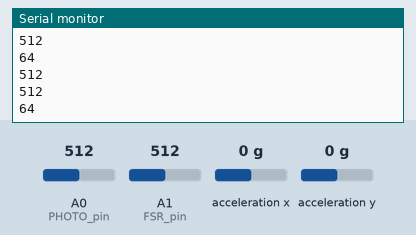
Recording of a sketch running on a simulated Arduino Uno, built with avr-gcc and run on an emulated ATmega328P. On the bench: the last lines printed to the serial monitor. The test bench sets the inputs (shaded band); at power-on: acceleration x 0 g, A0 (PHOTO_pin) = 512, A1 (FSR_pin) = 512, acceleration y 0 g.

Above: at 5.8 s.
5.9 s: acceleration x set to -1.4 g
At 10.4 s:
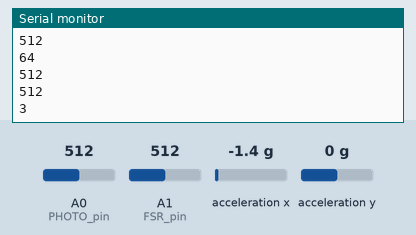
11.9 s: A0 (PHOTO_pin) set to 716
At 15.4 s:
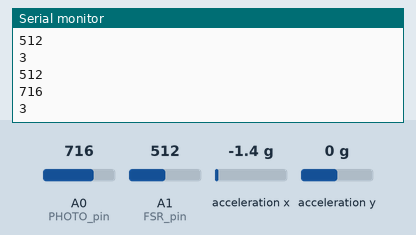
17.9 s: A1 (FSR_pin) set to 306
At 20.4 s:
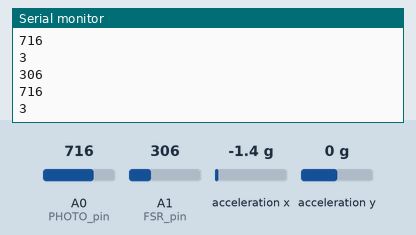
23.9 s: acceleration x set to 0.8 g
At 25.5 s:
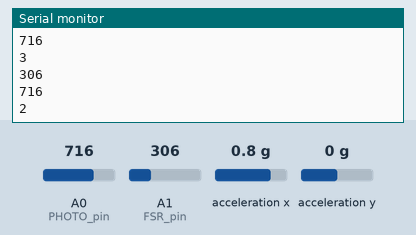
29.9 s: acceleration y set to -1.4 g
At 30.5 s:
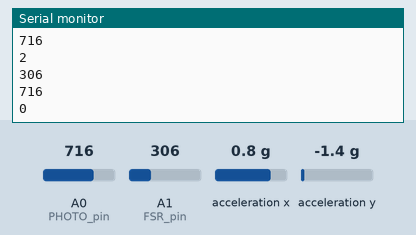
35.9 s: A0 (PHOTO_pin) set to 992
At 40.6 s:
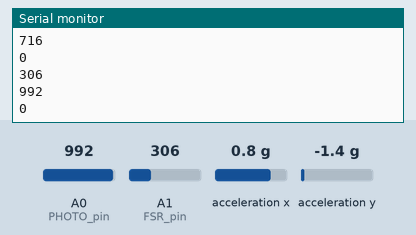
Timing chart, 0 to 42.1 s (numbered marks = the images above; inputs shaded):
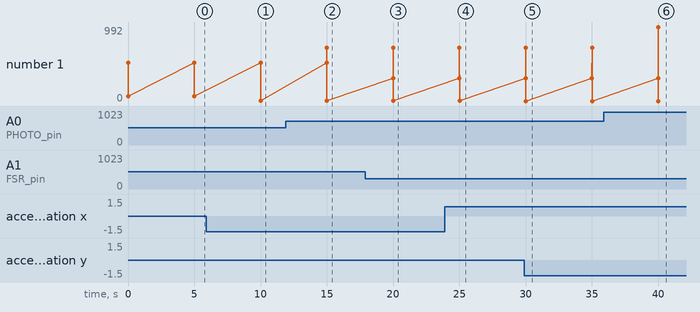

The sketch:

20200606_Taking_Readings_Tests.ino
```cpp
//Code including basic setup/loop and a function I created, asking for readings to be taken from 3 sensors when called and assigned to global variables
//The loop function should then print the global variables in question and wait for a while before repeating the process

#include <Wire.h> //using an I2C breakout (accelerometer)
#include "SparkFun_MMA8452Q.h" //accelerometer breakout's library

MMA8452Q accel; //create an instance of this accelerometer

int FSR_pin = A1; //force resistor pin
const int PHOTO_pin = A0; //phototransistor pin

//variables to use to take a base reading, to later measure against for changes
int base_PHOTO = 0;
int base_FSR = 0;
byte base_ORIEN = 0;

//variable to tell which sensor the user interacted with out of 1 - FSR, 2 - phototransistor, 3 - accelerometer
int option = 0;

//variables

void setup() {
  Serial.begin(9600);
  Wire.begin();
  accel.init();
}

void baseReading() {
  //Function to get one 'base' reading from the sensors, to later measure changes against
  base_FSR = analogRead(FSR_pin);
  base_PHOTO = analogRead(PHOTO_pin);
  base_ORIEN = accel.readPL();
}

int takeReading() {
  //variables to take readings of changes, to measure against the base variables
  int read_PHOTO = 0;
  int read_FSR = 0;
  byte read_ORIEN = 0;


}

void loop() {
  baseReading(); //call my own function to get base readings
  Serial.println(base_FSR);
  Serial.println(base_PHOTO);
  Serial.println(base_ORIEN);
  delay(5000);
}
```

Measured:
- after the input at 5.9 s, the serial monitor: prints a new line after 4.1 s (image 1)
- after the input at 11.9 s, the serial monitor: prints a new line after 3.1 s (image 2)
- after the input at 17.9 s, the serial monitor: prints a new line after 2.1 s (image 3)
- after the input at 23.9 s, the serial monitor: prints a new line after 1.1 s (image 4)
- after the input at 29.9 s, the serial monitor: prints a new line after 0.12 s (image 5)
- after the input at 35.9 s, the serial monitor: prints a new line after 4.1 s (image 6)
- plotted number 1: 64 → 3 after the input at 5.9 s, 3 → 2 after the input at 23.9 s, 2 → 0 after the input at 29.9 s
